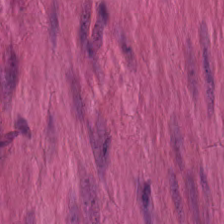
#> input picture tests/data/sample_patches/kather1.tif, 224 x 224 px
$ python -i reinhard_colour_normaliser.py   (imports and definitions only)
#> lines starting #> are read from the running program, lines starting #| are printed output that depends on the picture
import numpy as np
import cv2


class ReinhardColourNormaliser:
    """Normalize a patch colour to the target image using the method of:

    Reinhard et al. "Color transfer between images." Computer graphics & applications.

    Examples:
        >>> from tiatoolbox.tools.stainnorm import reinhard_colour_normaliser
        >>> norm = reinhard_colour_normaliser.ReinhardColourNormaliser()
        >>> norm.fit(target_img)
        >>> trans = norm.transform(src_img)

    """

    def __init__(self):
        self.target_means = None
        self.target_stds = None

    def fit(self, target):
        """Fit to a target image

        Args:
            target (RGB uint8): target image

        """
        means, stds = self.get_mean_std(target)
        self.target_means = means
        self.target_stds = stds

    def transform(self, img):
        """Transform an image.

        Args:
            img (ndarray uint8): Input image

        Returns:
            ndarray float: colour normalised RGB image

        """
        chan1, chan2, chan3 = self.lab_split(img)
        means, stds = self.get_mean_std(img)
        norm1 = (
            (chan1 - means[0]) * (self.target_stds[0] / stds[0])
        ) + self.target_means[0]
        norm2 = (
            (chan2 - means[1]) * (self.target_stds[1] / stds[1])
        ) + self.target_means[1]
        norm3 = (
            (chan3 - means[2]) * (self.target_stds[2] / stds[2])
        ) + self.target_means[2]
        return self.merge_back(norm1, norm2, norm3)

    @staticmethod
    def lab_split(img):
        """Convert from RGB uint8 to LAB and split into channels.

        Args:
            img (ndarray uint8): Input image

        Returns:
            chan1 (float): L
            chan2 (float): A
            chan3 (float): B

        """
        img = img.astype("uint8")  # ensure input image is uint8
        img = cv2.cvtColor(img, cv2.COLOR_RGB2LAB)
#> img: shape (224, 224, 3); mean of channels 0, 1, 2 118.2, 168.2, 119.3
        img_float = img.astype(np.float32)
#> img_float: shape (224, 224, 3) float32; mean of channels 0, 1, 2 118.2, 168.2, 119.3
        chan1, chan2, chan3 = cv2.split(img_float)
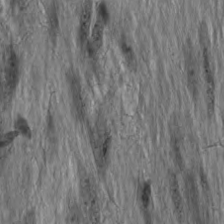
#> chan1: shape (224, 224) float32; min 47, max 168, mean 118.2
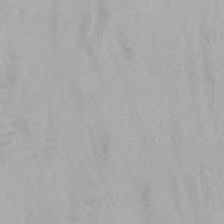
#> chan2: shape (224, 224) float32; min 151, max 180, mean 168.2
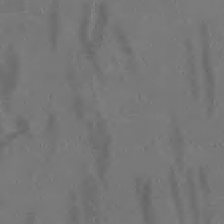
#> chan3: shape (224, 224) float32; min 101, max 132, mean 119.3
        chan1 /= 2.55  # should now be in range [0,100]
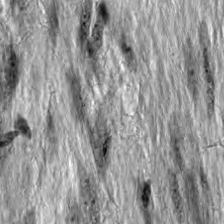
#> chan1: shape (224, 224) float32; min 18.43, max 65.88, mean 46.3; drawn with min black and max white
        chan2 -= 128.0  # should now be in range [-127,127]
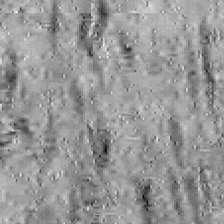
#> chan2: shape (224, 224) float32; min 23, max 52, mean 40.2; drawn with min black and max white
        chan3 -= 128.0  # should now be in range [-127,127]
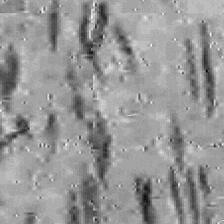
#> chan3: shape (224, 224) float32; min -27, max 4, mean -8.67; drawn with min black and max white
        return chan1, chan2, chan3

    @staticmethod
    def merge_back(chan1, chan2, chan3):
        """Take seperate LAB channels and merge back to give RGB uint8.

        Args:
            chan1 (float): L channel
            chan2 (float): A channel
            chan3 (float): B channel
        Returns:
            ndarray uint8: merged image

        """
        chan1 *= 2.55  # should now be in range [0,255]
        chan2 += 128.0  # should now be in range [0,255]
        chan3 += 128.0  # should now be in range [0,255]
        img = np.clip(cv2.merge((chan1, chan2, chan3)), 0, 255).astype(np.uint8)
        return cv2.cvtColor(img, cv2.COLOR_LAB2RGB)

    def get_mean_std(self, img):
        """Get mean and standard deviation of each channel.

        Args:
            img (ndarray uint8): Input image

        Returns:
            means (float): mean values for each RGB channel
            stds (float): standard deviation for each RGB channel

        """
        img = img.astype("uint8")  # ensure input image is uint8
        chan1, chan2, chan3 = self.lab_split(img)
        m1, sd1 = cv2.meanStdDev(chan1)
#> m1 = [46.35]; sd1 = [5.85]
        m2, sd2 = cv2.meanStdDev(chan2)
#> m2 = [40.24]; sd2 = [2.71]
        m3, sd3 = cv2.meanStdDev(chan3)
#> m3 = [-8.67]; sd3 = [3.65]
        means = m1, m2, m3
#> means = ([46.35], [40.24], [-8.67])
        stds = sd1, sd2, sd3
#> stds = ([5.85], [2.71], [3.65])
        return means, stds

>>> import cv2
>>> picture = cv2.cvtColor(cv2.imread('../../../tests/data/sample_patches/kather1.tif'), cv2.COLOR_BGR2RGB)
>>> result = ReinhardColourNormaliser().transform(picture)
#> in transform, `means, stds = self.get_mean_std(img)`: means = ([46.35], [40.24], [-8.67]); stds = ([5.85], [2.71], [3.65])
#> (the run stopped early here; a loop or call above may not have finished)

$ run again, on tests/data/sample_patches/kather2.tif
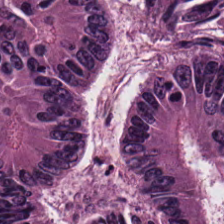
#> input picture tests/data/sample_patches/kather2.tif, 224 x 224 px
#> img: shape (224, 224, 3); mean of channels 0, 1, 2 114.6, 154.2, 113.4
#> img_float: shape (224, 224, 3) float32; mean of channels 0, 1, 2 114.6, 154.2, 113.4
#> in lab_split, `chan2 -= 128.0`:
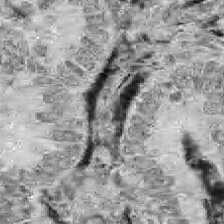
#> chan2: shape (224, 224) float32; min -4, max 45, mean 26.2; drawn with min black and max white
#> in lab_split, `chan3 -= 128.0`:
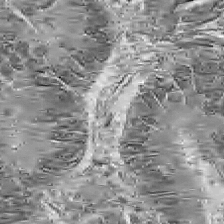
#> chan3: shape (224, 224) float32; min -47, max 10, mean -14.56; drawn with min black and max white
#> m1 = [44.95]; sd1 = [19.29]
#> m2 = [26.19]; sd2 = [7.18]
#> m3 = [-14.56]; sd3 = [6.41]
#> in get_mean_std, `means = m1, m2, m3`: means = ([44.95], [26.19], [-14.56])
#> in get_mean_std, `stds = sd1, sd2, sd3`: stds = ([19.29], [7.18], [6.41])
#> in transform, `means, stds = self.get_mean_std(img)`: means = ([44.95], [26.19], [-14.56]); stds = ([19.29], [7.18], [6.41])
